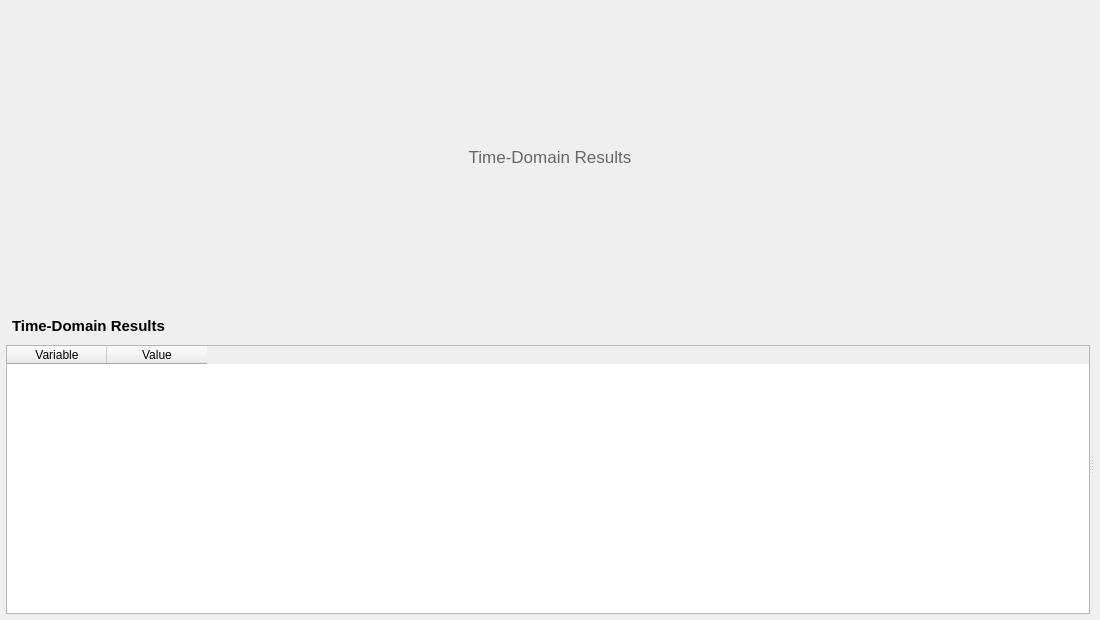
<?xml version="1.0" encoding="UTF-8"?>
<ui version="4.0">
 <class>HrvTimeDomainTabBase</class>
 <widget class="QWidget" name="HrvTimeDomainTabBase">
  <property name="geometry">
   <rect><x>0</x><y>0</y><width>1100</width><height>620</height></rect>
  </property>
  <layout class="QVBoxLayout" name="rootLayout">
   <property name="leftMargin"><number>6</number></property>
   <property name="topMargin"><number>6</number></property>
   <property name="rightMargin"><number>6</number></property>
   <property name="bottomMargin"><number>6</number></property>

   <item>
    <widget class="QLabel" name="placeholder">
     <property name="text"><string>Time-Domain Results</string></property>
     <property name="alignment"><set>Qt::AlignCenter</set></property>
     <property name="styleSheet">
      <string notr="true">color: #666666; font-size: 13pt; padding: 30px;</string>
     </property>
    </widget>
   </item>

   <item>
    <widget class="QSplitter" name="splitter">
     <property name="orientation"><enum>Qt::Horizontal</enum></property>
     <property name="childrenCollapsible"><bool>false</bool></property>

     <widget class="QWidget" name="leftPane" native="true">
      <layout class="QVBoxLayout" name="leftLayout">
       <property name="leftMargin"><number>0</number></property>
       <property name="topMargin"><number>0</number></property>
       <property name="rightMargin"><number>0</number></property>
       <property name="bottomMargin"><number>0</number></property>
       <item>
        <widget class="QLabel" name="title">
         <property name="text"><string>Time-Domain Results</string></property>
         <property name="styleSheet">
          <string notr="true">font-weight: bold; font-size: 11pt; padding: 4px 2px;</string>
         </property>
        </widget>
       </item>
       <item>
        <widget class="QTableWidget" name="table">
         <property name="alternatingRowColors"><bool>true</bool></property>
         <property name="editTriggers"><set>QAbstractItemView::NoEditTriggers</set></property>
         <attribute name="horizontalHeaderVisible"><bool>true</bool></attribute>
         <attribute name="verticalHeaderVisible"><bool>false</bool></attribute>
         <column><property name="text"><string>Variable</string></property></column>
         <column><property name="text"><string>Value</string></property></column>
        </widget>
       </item>
      </layout>
     </widget>

     <widget class="QWidget" name="rightPane" native="true">
      <layout class="QVBoxLayout" name="rightLayout">
       <property name="leftMargin"><number>0</number></property>
       <property name="topMargin"><number>0</number></property>
       <property name="rightMargin"><number>0</number></property>
       <property name="bottomMargin"><number>0</number></property>
       <property name="spacing"><number>4</number></property>
       <item>
        <widget class="MplCanvas" name="canvasHist" native="true">
         <property name="sizePolicy">
          <sizepolicy hsizetype="Expanding" vsizetype="Expanding">
           <horstretch>0</horstretch><verstretch>1</verstretch>
          </sizepolicy>
         </property>
         <property name="minimumSize"><size><width>0</width><height>140</height></size></property>
        </widget>
       </item>
       <item>
        <widget class="MplCanvas" name="canvasDcAc" native="true">
         <property name="sizePolicy">
          <sizepolicy hsizetype="Expanding" vsizetype="Expanding">
           <horstretch>0</horstretch><verstretch>1</verstretch>
          </sizepolicy>
         </property>
         <property name="minimumSize"><size><width>0</width><height>140</height></size></property>
        </widget>
       </item>
      </layout>
     </widget>
    </widget>
   </item>
  </layout>
 </widget>
 <customwidgets>
  <customwidget>
   <class>MplCanvas</class>
   <extends>QWidget</extends>
   <header>nirs_vot_gui.widgets.mpl_canvas</header>
   <container>1</container>
  </customwidget>
 </customwidgets>
 <resources/>
 <connections/>
</ui>
